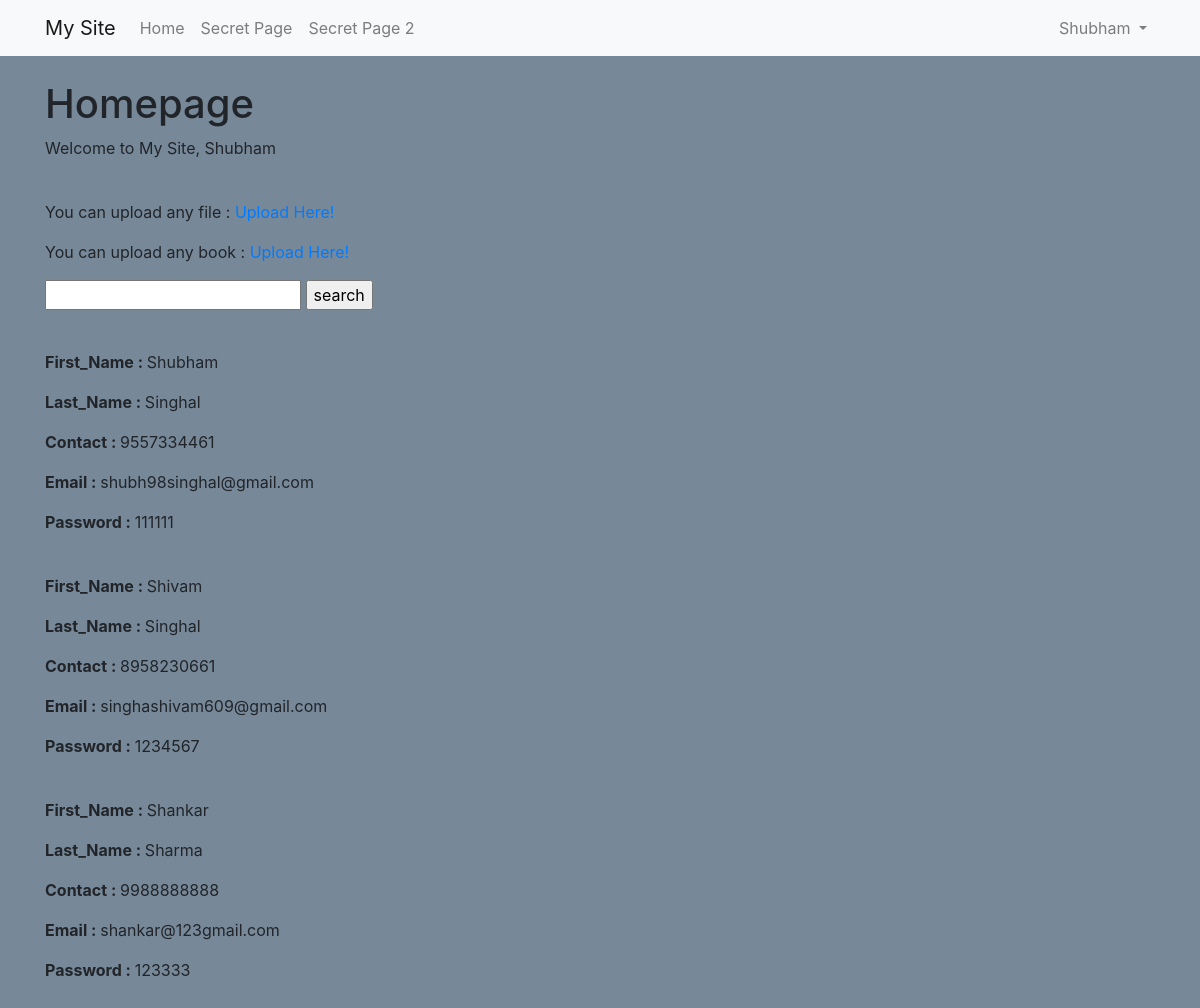
Page /shubh/ (signed in) on the committed database.
### apps/models.py (models this page shows)
class Class_name(models.Model):
      first_name = models.CharField(max_length=20)
      last_name  = models.CharField(max_length=30)
      contact    = models.IntegerField()
      email      = models.EmailField(max_length=50)
      password   = models.IntegerField()

### apps/views.py (the view, shortened to what this page needs)
# urls.py: path('shubh/' , views.shubh ,name='shubh'),
def shubh(request):
    value = Class_name.objects.all()
    return render(request, 'abcd.html' ,  {'name11' : value } )

### apps/templates/abcd.html (shortened to what this page needs)
{% extends 'base.html' %}
    {% block content %}
    <h1>Homepage</h1>
    <p>Welcome to My Site,  {% if user.is_authenticated %} {{ user.username }}{% else %}visitor{% endif %}</p>
<p>You can upload any file : <a href="{% url 'upload' %}">Upload Here!</a></p>
<p>You can upload any book : <a href="{% url 'upload_book' %}">Upload Here!</a></p>
<form method="get">
    <p>
    <input type="text" name="query" />
    <input type="submit" value="search"/>
    </p>
</form>
{% for aaa in name11 %}
<p> <b>First_Name : </b> {{aaa.first_name}}</p>
<p> <b>Last_Name : </b> {{aaa.last_name}}</p>
<p> <b>Contact : </b> {{aaa.contact}}</p>
<p> <b>Email : </b> {{aaa.email}}</p>
<p> <b>Password : </b> {{aaa.password}}</p>
{% endfor %}
{% endblock %}

### apps/templates/base.html (shortened to what this page needs)
<!doctype html>
<html lang="en">
  <head>
      <link rel="stylesheet" href="https://stackpath.bootstrapcdn.com/bootstrap/4.3.1/css/bootstrap.min.css">
</head>
  <body>
      <nav class="navbar navbar-expand-lg navbar-light bg-light mb-4 " id="zzz">
        <div class="container">
          <a class="navbar-brand" href="{% url 'shubh' %}">My Site</a>
          <div class="collapse navbar-collapse" id="navbarSupportedContent">
            <ul class="navbar-nav mr-auto">
              <li class="nav-item">
                <a class="nav-link" href="{% url 'shubh' %}">Home</a>
              </li>
              {% if user.is_authenticated %}
              <li class="nav-item">
                  <a class="nav-link" href="{% url 'secret' %}">Secret Page</a>
              </li>
              <li class="nav-item">
                  <a class="nav-link" href="{% url 'secret2' %}">Secret Page 2</a>
             </li>
              {% endif %}
            </ul>
            {% if user.is_authenticated %}
            <ul class="navbar-nav ">
                <li class="nav-item dropdown">
                  <a class="nav-link dropdown-toggle" href="#" id="navbarDropdown" role="button" data-toggle="dropdown" aria-haspopup="true" aria-expanded="false">
                    {{ user.username }}
                  </a>
                </li>
              </ul>
            {% else %}
            <form class="form-inline my-2 my-lg-0">
              <a href="{% url 'login' %}" class="btn btn-outline-secondary">Login</a>
              <a href="{% url 'signup' %}" class="btn btn-primary ml-2">Signup</a>
            </form>
            {% endif %}
          </div>
        </div>
        </nav>
      <div class="container">
        {% block content %}
        {% endblock %}
    </div>
 </body>
 </html>

### apps/templates/base.html (style rules this page uses)
body { background-color: lightslategrey; }
#zzz { background-color : red; }

### rows in the picture
Class_name: first_name "Shubham", last_name "Singhal", contact "9557334461", email "shubh98singhal@gmail.com", password "111111"
Class_name: first_name "Shivam", last_name "Singhal", contact "8958230661", email "singhashivam609@gmail.com", password "1234567"
Class_name: first_name "Shankar", last_name "Sharma", contact "9988888888", email "shankar@123gmail.com", password "123333"

### other values in the picture
{{ user.username }} "Shubham"
